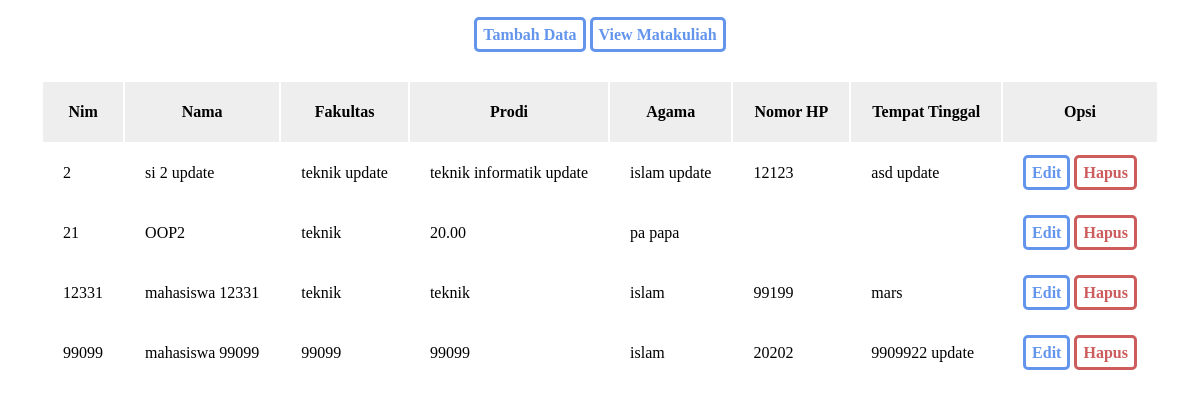
The page / on the database its author committed.
### tables this page shows
CREATE TABLE IF NOT EXISTS `mahasiswa` (
  `nim` int(11) NOT NULL,
  `nama` varchar(50) DEFAULT NULL,
  `fakultas` varchar(50) DEFAULT NULL,
  `prodi` varchar(50) DEFAULT NULL,
  `agama` varchar(50) DEFAULT NULL,
  `nomorhp` varchar(50) DEFAULT NULL,
  `tempattinggal` varchar(255) DEFAULT NULL,
  PRIMARY KEY (`nim`)
);

### index.php (the view, shortened to what this page needs)
<?php
	include('koneksi.php');
	$sql = "SELECT * FROM mahasiswa";
	$res = $connect->query($sql);
?>
<!DOCTYPE html>
<html lang="en">
<head>
</head>
<body>
	<center>
	 	<br>
		<a href="add_mahasiswa.php" class="link">Tambah Data</a>
		<a href="index_matakuliah.php" class="link">View Matakuliah</a>
		<br>
		<br>
		<br>
		<table cellpadding="20">
			<tr>
				<th>Nim</th>
				<th>Nama</th>
				<th>Fakultas</th>
				<th>Prodi</th>
				<th>Agama</th>
				<th>Nomor HP</th>
				<th>Tempat Tinggal</th>
				<th>Opsi</th>
			</tr>
			<?php while ($row = $res->fetch_assoc()) { ?>
				<tr>
					<td><?= $row["nim"]; ?></td>
					<td><?= $row["nama"]; ?></td>
					<td><?= $row["fakultas"]; ?></td>
					<td><?= $row["prodi"]; ?></td>
					<td><?= $row["agama"]; ?></td>
					<td><?= $row["nomorhp"]; ?></td>
					<td><?= $row["tempattinggal"]; ?></td>
					<td>
						<a href="edit_mahasiswa.php?nim=<?= $row["nim"]; ?>" class='link'>Edit</a>
						<a href="delete_mahasiswa.php?nim=<?= $row["nim"]; ?>" onclick="return confirm('Yakin Ingin Hapus ?')" class='link-delete'>Hapus</a>
					</td>
				</tr>
			<?php } ?>
		</table>
	</center>
</body>
</html>

### index.php (style rules this page uses)
.link { text-decoration: none; font-weight: bold; color: cornflowerblue; border: 3px solid cornflowerblue; padding: 6px; border-radius: 5px; }
.link-delete { text-decoration: none; font-weight: bold; color: indianred; border: 3px solid indianred; padding: 6px; border-radius: 5px; }
th { background: #eee; border: 1px solid #eee }

### rows shown on the page
mahasiswa: nim "2", nama "si 2 update", fakultas "teknik update", prodi "teknik informatik update", agama "islam update", nomorhp "12123", tempattinggal "asd update"
mahasiswa: nim "21", nama "OOP2", fakultas "teknik", prodi "20.00", agama "pa papa"
mahasiswa: nim "12331", nama "mahasiswa 12331", fakultas "teknik", prodi "teknik", agama "islam", nomorhp "99199", tempattinggal "mars"
mahasiswa: nim "99099", nama "mahasiswa 99099", fakultas "99099", prodi "99099", agama "islam", nomorhp "20202", tempattinggal "9909922 update"
